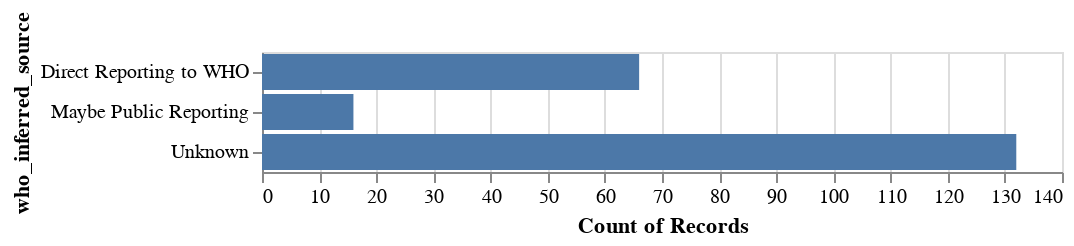

This figure's notebook cell:
### Code cell
import altair as alt
alt.Chart(merged_data).mark_bar().encode(
    y=alt.Y('who_inferred_source'),
    x='count()',
    tooltip='count()'
)

### Figure 1 — Vega-Lite specification as saved in the notebook (floating-point values rounded to 4 significant figures; data arrays with more than 128 entries replaced by an {"elided": "..."} marker saying what was removed)
{"config": {"view": {"continuousWidth": 400, "continuousHeight": 300}}, "data": {"name": "data-eb3ebc4bc7dfb3dc2ce640b5836eaf31"}, "mark": "bar", "encoding": {"tooltip": {"aggregate": "count", "type": "quantitative"}, "x": {"aggregate": "count", "type": "quantitative"}, "y": {"field": "who_inferred_source", "type": "nominal"}}, "$schema": "https://vega.github.io/schema/vega-lite/v4.17.0.json", "datasets": {"data-eb3ebc4bc7dfb3dc2ce640b5836eaf31": {"elided": "214 records"}}}
